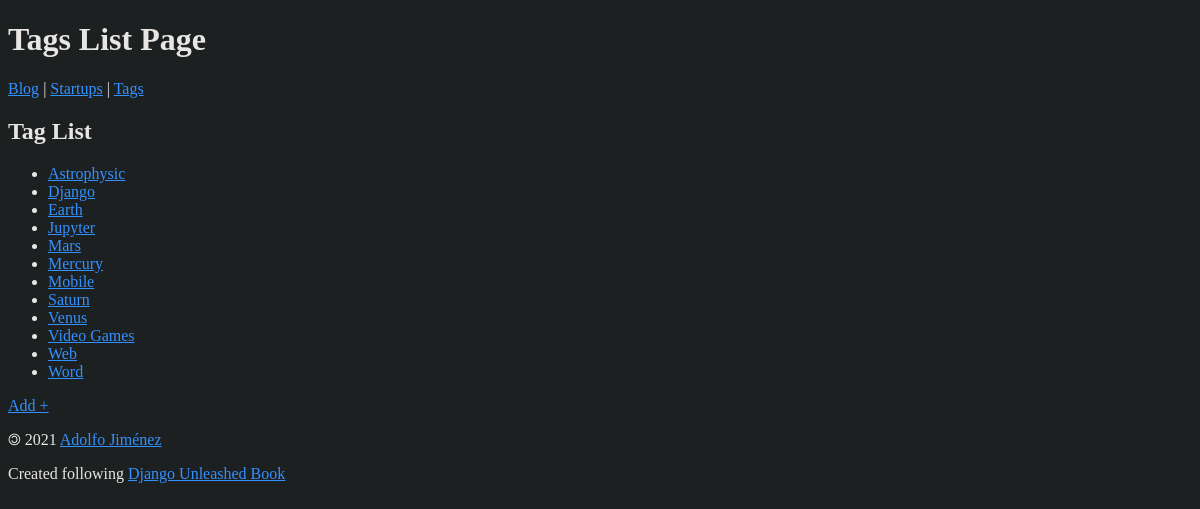
The app's page /tag/, older data.
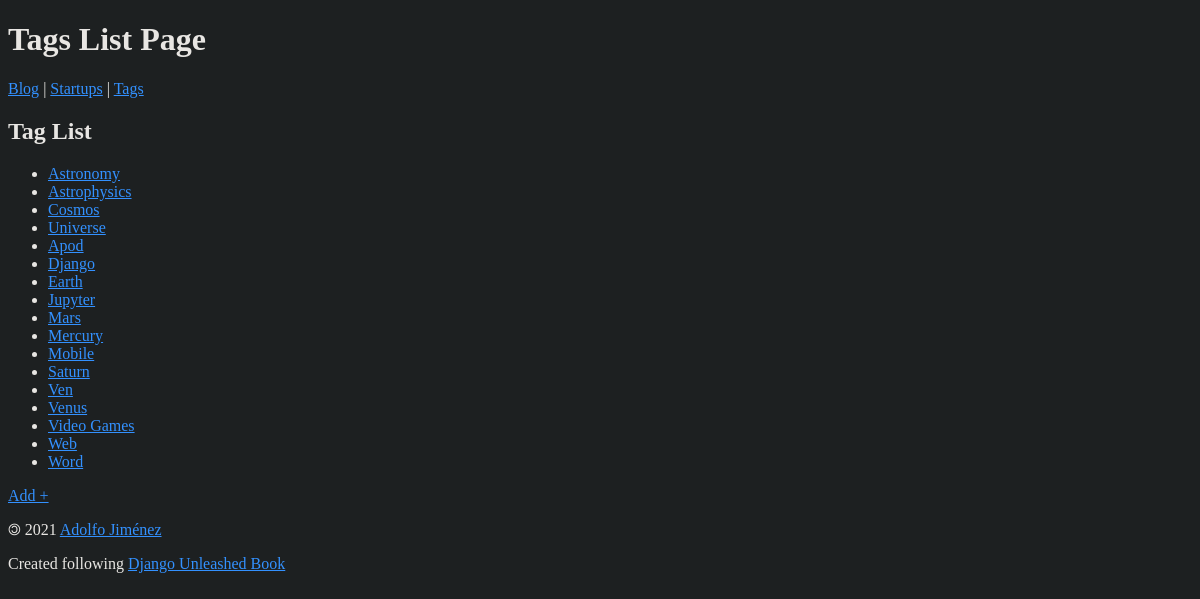
The same page, newer data.
### organizer/models.py (models this page shows, shortened)
class Tag(models.Model):
    name = models.CharField(max_length=31, unique=True)
    slug = models.SlugField(max_length=31, unique=True,
                   help_text='A label for URL config.')
    class Meta:
        ordering = ['name']
    def get_reversed_url(self, path_name):
        return reverse(
            path_name,
            kwargs={'slug': self.slug}
        )
    def get_absolute_url(self):
        return self.get_reversed_url(path_name='tag_detail')

### organizer/views.py (the view)
# urls.py: path('tag/', tag_list, name='tag_list'),
def tag_list(request):
    template_name = 'organizer/tag_list.html'
    context       = {'tag_list': Tag.objects.all()}
    return render(request, template_name, context)

### organizer/templates/organizer/tag_list.html (shortened to what this page needs)
{% extends parent_template|default:"organizer/base_organizer.html" %}
{% block heading %}
<h1>Tags List Page</h1>
{% endblock %}
{% block content %}
<h2>Tag List</h2>
<ul>
	{% for tag in tag_list %}
	<li>
		<a href="{{ tag.get_absolute_url }}">
			{{ tag.name|title }}
		</a>
	</li>
	{% empty %}
	<li><em> There are currently no tags available.</em></li>
	{% endfor %}
</ul>
<p>
	<a href="{% url 'tag_create' %}">Add +</a>
</p>
{% endblock %}

### organizer/templates/organizer/base_organizer.html
{% extends parent_template|default:"base.html" %}

### templates/base.html (shortened to what this page needs)
<!DOCTYPE html>
<html lang="en">
<head>
</head>
<body>
	<div>
		<header>
			{% block heading %}{% endblock %}
			{% block navbar %}
			<nav>
				<a href="{% url 'post_list' %}">Blog</a> |
				<a href="{% url 'startup_list' %}">Startups</a> |
				<a href="{% url 'tag_list' %}">Tags</a>
				<br>
			</nav>
			{% endblock %}
		</header>
		<main>
			{% block content %}{% endblock %}
		</main>
	</div>
	<footer>
		<p>&#127279; 2021
			<a href="https://github.com/Eadwulf/" title="Eadwulf on Github" target="_blank">
				Adolfo Jiménez
			</a>
		</p>
		<p>Created following
			<a href="https://django-unleashed.com" title="Django Unleashed" target="_blank">
				Django Unleashed Book
			</a>
		</p>
	</footer>
</body>
</html>

### templates/base.html (style rules this page uses)
body { background: #1d2021; color: rgb(232, 230, 227); }
a { color: #3391ff; }

Row changes from the older to the newer data that the page shows:
added Tag: name "Astronomy"
changed Tag: name "Astrophysic" → "Astrophysics"
added Tag: name "Cosmos"
added Tag: name "Universe"
added Tag: name "Apod"
added Tag: name "Ven"
